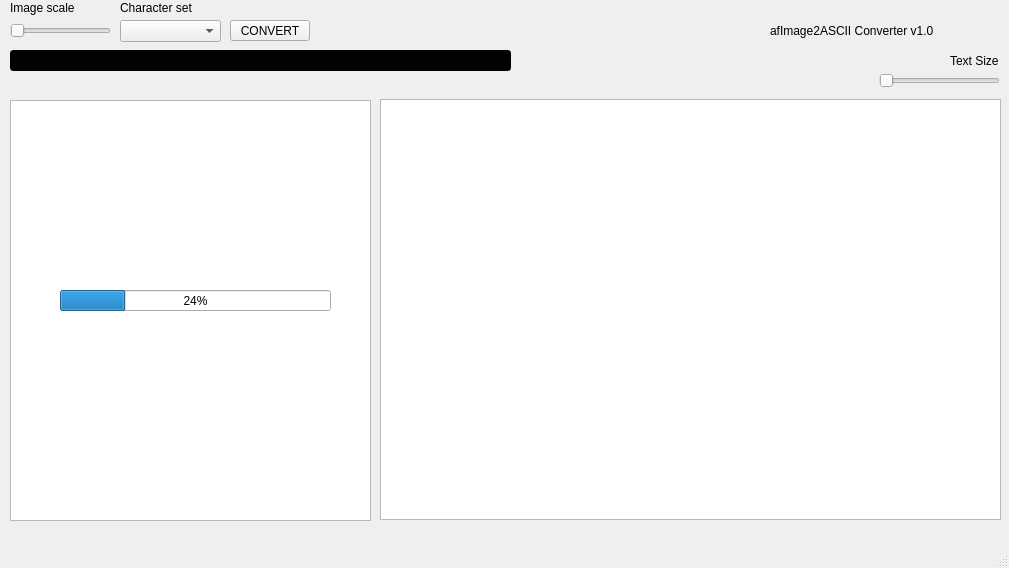
<?xml version="1.0" encoding="UTF-8"?>
<ui version="4.0">
 <class>MainWindow</class>
 <widget class="QMainWindow" name="MainWindow">
  <property name="geometry">
   <rect>
    <x>0</x>
    <y>0</y>
    <width>1009</width>
    <height>568</height>
   </rect>
  </property>
  <property name="windowTitle">
   <string>MainWindow</string>
  </property>
  <widget class="QWidget" name="centralwidget">
   <widget class="QGraphicsView" name="graphicsView">
    <property name="geometry">
     <rect>
      <x>10</x>
      <y>100</y>
      <width>361</width>
      <height>421</height>
     </rect>
    </property>
   </widget>
   <widget class="QPushButton" name="convert_btn">
    <property name="geometry">
     <rect>
      <x>230</x>
      <y>20</y>
      <width>80</width>
      <height>21</height>
     </rect>
    </property>
    <property name="text">
     <string>CONVERT</string>
    </property>
   </widget>
   <widget class="QComboBox" name="charset_combo">
    <property name="geometry">
     <rect>
      <x>120</x>
      <y>20</y>
      <width>101</width>
      <height>22</height>
     </rect>
    </property>
   </widget>
   <widget class="QLabel" name="label">
    <property name="geometry">
     <rect>
      <x>10</x>
      <y>0</y>
      <width>81</width>
      <height>16</height>
     </rect>
    </property>
    <property name="text">
     <string>Image scale</string>
    </property>
   </widget>
   <widget class="QLabel" name="label_2">
    <property name="geometry">
     <rect>
      <x>120</x>
      <y>0</y>
      <width>81</width>
      <height>16</height>
     </rect>
    </property>
    <property name="text">
     <string>Character set</string>
    </property>
   </widget>
   <widget class="QLineEdit" name="current_charset_text">
    <property name="geometry">
     <rect>
      <x>10</x>
      <y>50</y>
      <width>501</width>
      <height>21</height>
     </rect>
    </property>
    <property name="styleSheet">
     <string notr="true">background-color:rgb(2, 2, 2);
color:white;	
font: 10pt &quot;MS Serif&quot;;</string>
    </property>
   </widget>
   <widget class="QLabel" name="logs_text">
    <property name="geometry">
     <rect>
      <x>10</x>
      <y>70</y>
      <width>581</width>
      <height>20</height>
     </rect>
    </property>
    <property name="text">
     <string/>
    </property>
   </widget>
   <widget class="QLabel" name="label_4">
    <property name="geometry">
     <rect>
      <x>770</x>
      <y>20</y>
      <width>231</width>
      <height>21</height>
     </rect>
    </property>
    <property name="styleSheet">
     <string notr="true">font: 12pt &quot;MS Shell Dlg 2&quot;;</string>
    </property>
    <property name="text">
     <string>afImage2ASCII Converter v1.0</string>
    </property>
   </widget>
   <widget class="QSlider" name="img_scale_slider">
    <property name="geometry">
     <rect>
      <x>10</x>
      <y>20</y>
      <width>101</width>
      <height>21</height>
     </rect>
    </property>
    <property name="orientation">
     <enum>Qt::Horizontal</enum>
    </property>
   </widget>
   <widget class="QProgressBar" name="convert_progress">
    <property name="geometry">
     <rect>
      <x>60</x>
      <y>290</y>
      <width>271</width>
      <height>21</height>
     </rect>
    </property>
    <property name="value">
     <number>24</number>
    </property>
   </widget>
   <widget class="QTextEdit" name="text_output">
    <property name="geometry">
     <rect>
      <x>380</x>
      <y>99</y>
      <width>621</width>
      <height>421</height>
     </rect>
    </property>
    <property name="styleSheet">
     <string notr="true"/>
    </property>
    <property name="verticalScrollBarPolicy">
     <enum>Qt::ScrollBarAsNeeded</enum>
    </property>
    <property name="horizontalScrollBarPolicy">
     <enum>Qt::ScrollBarAsNeeded</enum>
    </property>
    <property name="autoFormatting">
     <set>QTextEdit::AutoNone</set>
    </property>
    <property name="lineWrapMode">
     <enum>QTextEdit::NoWrap</enum>
    </property>
    <property name="readOnly">
     <bool>true</bool>
    </property>
   </widget>
   <widget class="QSlider" name="text_zoom">
    <property name="geometry">
     <rect>
      <x>879</x>
      <y>70</y>
      <width>121</width>
      <height>21</height>
     </rect>
    </property>
    <property name="orientation">
     <enum>Qt::Horizontal</enum>
    </property>
   </widget>
   <widget class="QLabel" name="label_5">
    <property name="geometry">
     <rect>
      <x>950</x>
      <y>50</y>
      <width>51</width>
      <height>21</height>
     </rect>
    </property>
    <property name="styleSheet">
     <string notr="true">font: 8pt &quot;MS Shell Dlg 2&quot;;</string>
    </property>
    <property name="text">
     <string>Text Size</string>
    </property>
   </widget>
  </widget>
  <widget class="QMenuBar" name="menubar">
   <property name="geometry">
    <rect>
     <x>0</x>
     <y>0</y>
     <width>1009</width>
     <height>20</height>
    </rect>
   </property>
  </widget>
  <widget class="QStatusBar" name="statusbar"/>
  <action name="actionds">
   <property name="text">
    <string>load</string>
   </property>
  </action>
 </widget>
 <resources/>
 <connections/>
</ui>
